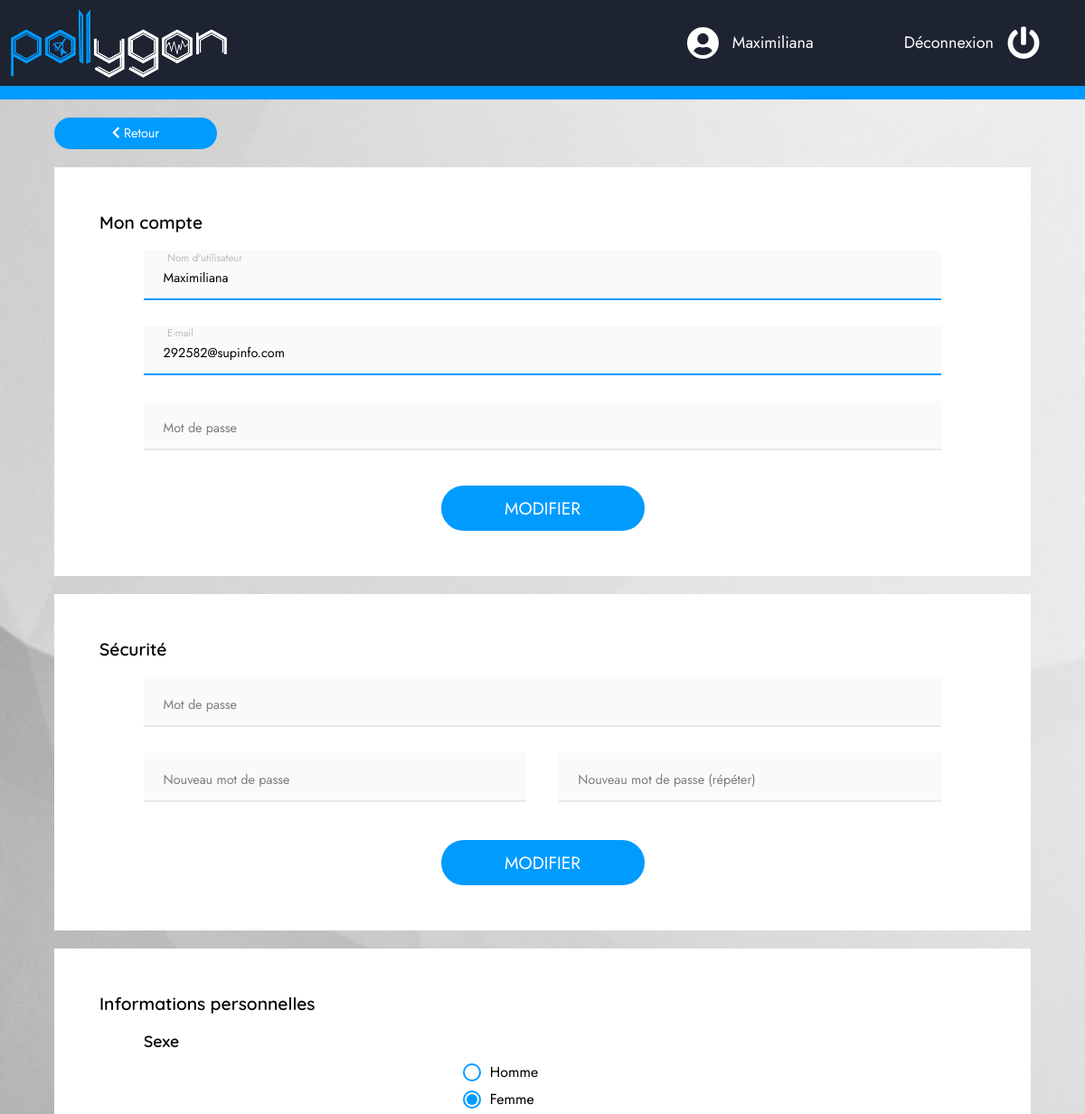
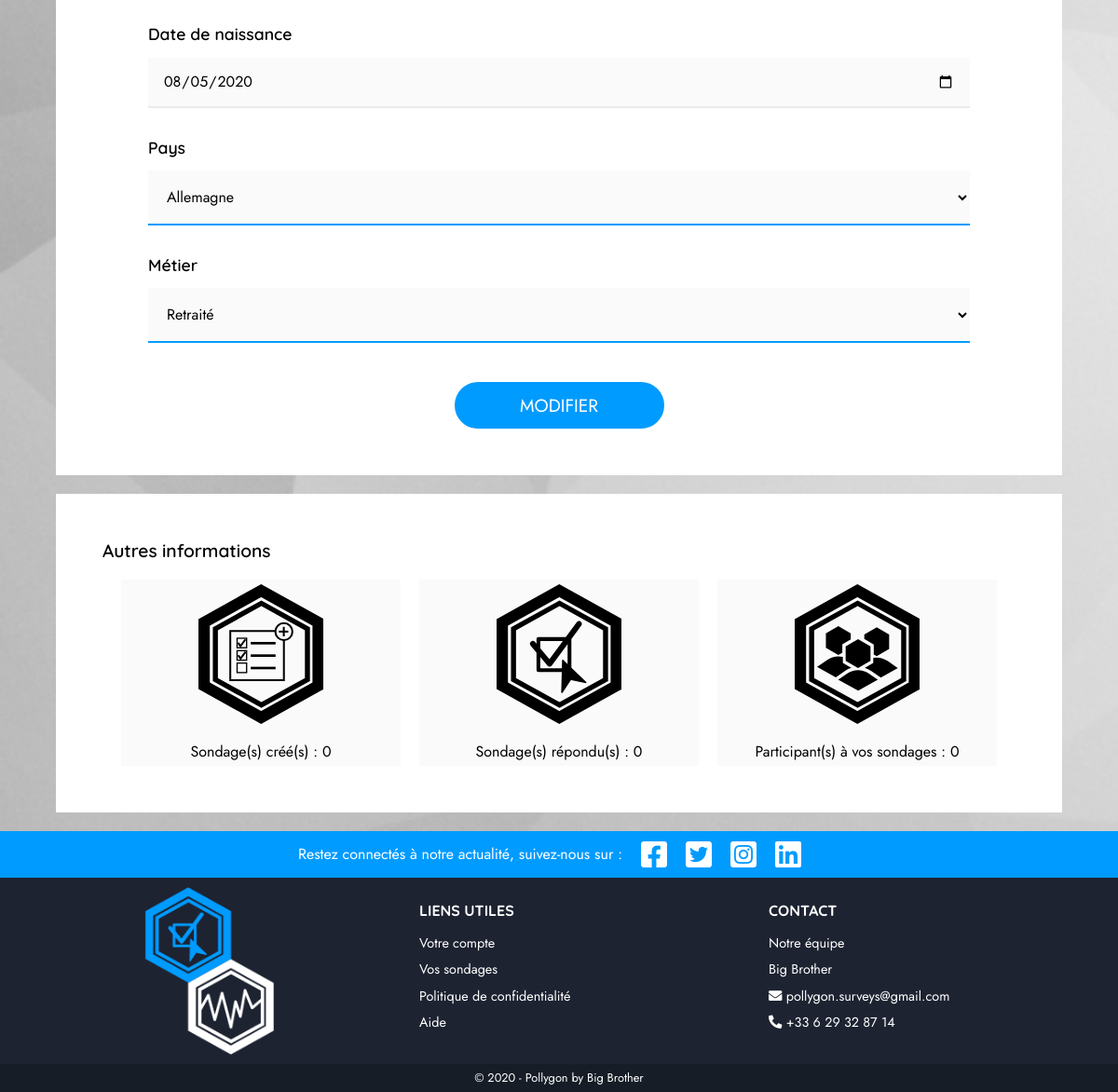
Screenshot of /my_account.php (signed in) with the database file from the repository (2 pictures, top to bottom).
### tables this page shows
CREATE TABLE IF NOT EXISTS `users` (
  `user_id` int(11) NOT NULL AUTO_INCREMENT,
  `username` varchar(32) NOT NULL,
  `email` varchar(255) NOT NULL,
  `password` varchar(255) NOT NULL,
  `gender` varchar(20) DEFAULT NULL,
  `birthdate` date DEFAULT NULL,
  `country` varchar(255) DEFAULT NULL,
  `job` varchar(255) DEFAULT NULL,
  PRIMARY KEY (`user_id`)
);

### my_account.php (called while the page is built, shortened)
<?php
require_once "./init.php";
$UserManager = new Users($db);
$user = $UserManager->get($_SESSION["user_id"]);
if ($user)  $user = $user[0];
else        $user = [];
require_once "./views/my_account_v.php";

### classes/PDOFactory.php (called while the page is built, shortened)
<?php
abstract class PDOFactory {
    public static function sendQuery($db, $sql, $vars = [], $return = true) {
        $query = $db->prepare($sql);
        $result = [];
        foreach ($vars as $name => $value) {
            if      (is_int($value))    $type = PDO::PARAM_INT;
            elseif  (is_bool($value))   $type = PDO::PARAM_BOOL;
            else                        $type = PDO::PARAM_STR;
            $query->bindValue(":$name", $value, $type);
        }
        $query->execute();
        if ($return) while ($d = $query->fetch(PDO::FETCH_ASSOC)) { $result[] = $d; }
        if ($return) return $result;
    }
}

### classes/Users.php (called while the page is built, shortened)
<?php
class Users {
    private $_db;
    public function __construct(PDO $db) {
        $this->_db = $db;
    }
    public function get($user_id) {
        return PDOFactory::sendQuery(
            $this->_db,
            'SELECT username, email, gender, birthdate, country, job FROM users WHERE user_id = :user_id',
            ["user_id" => (int) $user_id]
        );
    }
}

### views/models/fields/username_f.php (the view)
<div class="field floating_label_wrapper">
    <input type="text" id="username" class="floating_label_input" name="username"
           minlength="1" maxlength="32" placeholder="Nom d'utilisateur"
           <?php if(isset($user)) { if (isset($user["username"])) { echo 'value="'.$user["username"].'"'; }} ?>
           required>
    <label for="username" class="floating_label">Nom d'utilisateur</label>
</div>

### views/models/fields/email_f.php
<div class="field floating_label_wrapper">
    <input type="email" id="email" class="floating_label_input" name="email"
           minlength="1" maxlength="255" placeholder="E-mail"
           <?php if(isset($user)) { if (isset($user["email"])) { echo 'value="'.$user["email"].'"'; }} ?>
           required>
    <label for="email" class="floating_label">E-mail</label>
</div>

### views/models/fields/birthdate_f.php (shortened to what this page needs)
<div class="field">
    <h3>Date de naissance</h3>
    <input type="date" id="birthdate" name="birthdate"
           min="1900-01-01" max="2020-12-31"
           <?php if(isset($user)) { if (isset($user["birthdate"])) { echo 'value="'.$user["birthdate"].'"'; }} ?>
           required>
</div>

### views/models/fields/country_f.php (shortened to what this page needs)
<?php
    $defaultCheck = "";
    if(isset($user)) {
        if (isset($user["country"])) {
            $defaultCheck = $user["country"];
        }
    }
?>
<div class="field">
    <h3>Pays</h3>
    <select id="country" name="country" required>
        <option value="DEU" <?php if ($defaultCheck == "DEU") echo "selected"; ?>>Allemagne</option>
    </select>
</div>

### views/models/fields/job_f.php (shortened to what this page needs)
<?php
    $defaultCheck = "";
    if(isset($user)) {
        if (isset($user["job"])) {
            $defaultCheck = $user["job"];
        }
    }
?>
<div class="field">
    <h3>M&eacute;tier</h3>
    <select id="job" name="job" required>
        <option value="Retrait&eacute;" <?php if ($defaultCheck == "Retraité") echo "selected"; ?>>Retrait&eacute;</option>
    </select>
</div>

### assets/css/main.css (style rules this page uses)
body { height: 100%; font-family: 'Jost', Arial, sans-serif; background: url("../images/bg_white_alt.jpg") no-repeat 0 0 fixed; background-size: cover; }
h1, h2, h3, h4, h5, h6 { margin: 0; font-family: 'Quicksand', Arial, sans-serif; font-weight: 600; }
form h3 { font-size: 1.1em; margin-bottom: 15px; }
.field { display: block; width: 90%; margin: 0 auto 2em auto; }
.field input, .field select { box-sizing: border-box; text-align: left; width: 100%; padding: 1.5em 1.5em 1em 1.5em; background: #FAFAFA; border: none; border-bottom: 2px #eaeaea solid; transition: background-color 100ms ease-in; }
.field input:focus, .field input:not(:placeholder-shown), .field select:focus, .field select:not(:invalid) { outline: none; box-shadow: none; border-color: #009BFF; }
.field input[type="date"] { padding: 1em; border-color: #eaeaea; cursor: pointer; }
.field select { padding: 1em; cursor: pointer; }
.floating_label_wrapper { position: relative; font-size: 0.9em; background: #FAFAFA; font-family: 'Jost', Arial, sans-serif; transition: background-color 100ms ease-in; }
.floating_label_input { position: relative; background: transparent !important; z-index: 2000; }
.floating_label_input::placeholder { color: transparent; }
.floating_label_input, .floating_label_input + .floating_label { display: block; width: 100%; max-height: 3.8em; line-height: 1; font: inherit; }
.floating_label_input + .floating_label { box-sizing: border-box; position: absolute; top: 0; left: 0; text-align: left; padding: 1.5em; transition: transform .25s, opacity .25s ease-in-out; transform-origin: 0 0; opacity: .5; -webkit-user-select: none; -khtml-user-select: none; -moz-user-select: none; -o-user-select: none; user-select: none; z-index: 1500; }
.floating_label_input:focus + .floating_label, .floating_label_input:not(:placeholder-shown) + .floating_label { transform: translate(1%, -30%) scale(.8); opacity: .25; }
.account_box .field { text-align: left; }
.stat svg { max-width: 225px; max-height: 150px; }

### rows the page displays
users: username "Maximiliana", email "292582@supinfo.com", birthdate "08/05/2020", country "Allemagne", job "Retraité"

### other values shown
$_SESSION["username"] "Maximiliana"
$surveys_count "0"
$surveys_answered_count "0"
$surveys_members "0"
